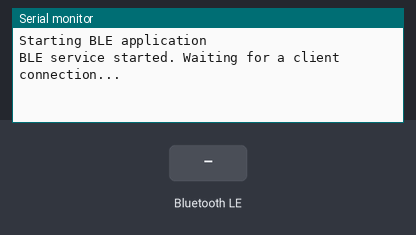
The program below on a simulated ESP32-S3. Parts: the last lines printed to the serial monitor. The inputs (shaded band) are chosen by the test bench. Random numbers use the default seed unless the program sets one; nothing arrives over Bluetooth unless stated; a phone connects over Bluetooth LE 3 s after start.

Above: at 1.2 s.
1.3 s: Bluetooth LE write "X" received
At 2.1 s:
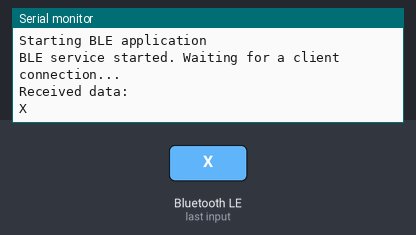
2.8 s: Bluetooth LE write "1" received
At 2.96 s:
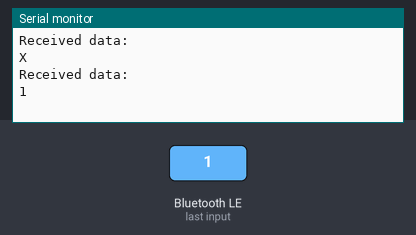
Timing chart, 0 to 5.8 s (numbered marks = the images above; inputs shaded):
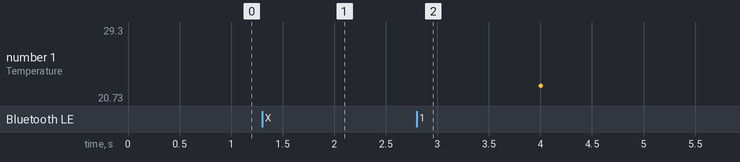

The program:

main.cpp
```cpp
#include <Arduino.h>
#include <BLEDevice.h>
#include <BLEServer.h>
#include <BLEUtils.h>
#include <BLE2902.h>

// Define UUIDs for the BLE service and characteristic
#define SERVICE_UUID        "4fafc201-1fb5-459e-8fcc-c5c9c331914b"
#define CHARACTERISTIC_UUID "beb5483e-36e1-4688-b7f5-ea07361b26a8"

// Create pointers for BLE objects
BLEServer* pServer = NULL;
BLECharacteristic* pCharacteristic = NULL;
bool deviceConnected = false;
bool oldDeviceConnected = false;

// Variables for sensor data (example)
float temperature = 0;
unsigned long previousMillis = 0;
const long interval = 2000;  // Update interval in milliseconds

// Callback class for handling server events
class MyServerCallbacks: public BLEServerCallbacks {
    void onConnect(BLEServer* pServer) {
      deviceConnected = true;
      Serial.println("Device connected");
    }

    void onDisconnect(BLEServer* pServer) {
      deviceConnected = false;
      Serial.println("Device disconnected");
    }
};

// Callback for handling characteristic events
class CharacteristicCallbacks: public BLECharacteristicCallbacks {
    void onWrite(BLECharacteristic *pCharacteristic) {
      std::string value = pCharacteristic->getValue();

      if (value.length() > 0) {
        Serial.println("Received data: ");
        for (int i = 0; i < value.length(); i++) {
          Serial.print(value[i]);
        }
        Serial.println();
      }
    }
};

void setup() {
  Serial.begin(9600);
  Serial.println("Starting BLE application");

  // Initialize BLE device
  BLEDevice::init("ESP32-S3 BLE Device");

  // Create the BLE Server
  pServer = BLEDevice::createServer();
  pServer->setCallbacks(new MyServerCallbacks());

  // Create the BLE Service
  BLEService *pService = pServer->createService(SERVICE_UUID);

  // Create a BLE Characteristic
  pCharacteristic = pService->createCharacteristic(
                      CHARACTERISTIC_UUID,
                      BLECharacteristic::PROPERTY_READ   |
                      BLECharacteristic::PROPERTY_WRITE  |
                      BLECharacteristic::PROPERTY_NOTIFY |
                      BLECharacteristic::PROPERTY_INDICATE
                    );

  // Add the descriptor for notifications
  pCharacteristic->addDescriptor(new BLE2902());

  // Set callback to handle write events
  pCharacteristic->setCallbacks(new CharacteristicCallbacks());

  // Start the service
  pService->start();

  // Start advertising
  BLEAdvertising *pAdvertising = BLEDevice::getAdvertising();
  pAdvertising->addServiceUUID(SERVICE_UUID);
  pAdvertising->setScanResponse(true);
  pAdvertising->setMinPreferred(0x06);  // helps with iPhone connections issue
  pAdvertising->setMinPreferred(0x12);
  BLEDevice::startAdvertising();

  Serial.println("BLE service started. Waiting for a client connection...");
}

void loop() {
  unsigned long currentMillis = millis();

  // Simulate sensor reading and update value periodically
  if (currentMillis - previousMillis >= interval) {
    previousMillis = currentMillis;

    // Simulate temperature change
    temperature = random(2000, 3000) / 100.0;

    // If a device is connected, update the characteristic value
    if (deviceConnected) {
      String tempStr = String(temperature, 2);
      pCharacteristic->setValue(tempStr.c_str());
      pCharacteristic->notify();
      Serial.print("Temperature: ");
      Serial.println(tempStr);
    }
  }

  // Handle connection events
  if (!deviceConnected && oldDeviceConnected) {
    delay(500); // Give the Bluetooth stack time to get ready
    pServer->startAdvertising(); // Restart advertising
    Serial.println("Started advertising again");
    oldDeviceConnected = deviceConnected;
  }

  // If we've connected to a device
  if (deviceConnected && !oldDeviceConnected) {
    oldDeviceConnected = deviceConnected;
  }

  delay(10); // Small delay for stability
}
```

p3-web.cpp
```cpp
#include <WiFi.h>
#include <WebServer.h>

// SSID & Password
const char* ssid = "Nautilus";
const char* password = "20000Leguas";

WebServer server(80);

// HTML, CSS y JavaScript para el juego 3 en raya
String HTML = "<!DOCTYPE html>\
<html>\
<head>\
    <meta charset='UTF-8'>\
    <meta name='viewport' content='width=device-width, initial-scale=1.0'>\
    <title>3 en Raya con ESP32</title>\
    <style>\
        body { font-family: Arial, sans-serif; text-align: center; }\
        .board { display: grid; grid-template-columns: repeat(3, 100px);\
                 grid-template-rows: repeat(3, 100px); gap: 5px; justify-content: center; margin: 20px auto; }\
        .cell { width: 100px; height: 100px; font-size: 36px; text-align: center;\
                vertical-align: middle; border: 2px solid black; cursor: pointer; }\
        .cell.taken { cursor: not-allowed; }\
    </style>\
</head>\
<body>\
    <h1>3 en Raya con ESP32</h1>\
    <div class='board' id='board'></div>\
    <p id='status'>Turno: X</p>\
    <button onclick='resetGame()'>Reiniciar</button>\
    <script>\
        let board = ['', '', '', '', '', '', '', '', ''];\
        let currentPlayer = 'X';\
        let gameActive = true;\
        const boardElement = document.getElementById('board');\
        const statusElement = document.getElementById('status');\
        function createBoard() {\
            boardElement.innerHTML = '';\
            board.forEach((cell, index) => {\
                let cellElement = document.createElement('div');\
                cellElement.classList.add('cell');\
                cellElement.textContent = cell;\
                cellElement.onclick = () => makeMove(index);\
                boardElement.appendChild(cellElement);\
            });\
        }\
        function makeMove(index) {\
            if (board[index] === '' && gameActive) {\
                board[index] = currentPlayer;\
                currentPlayer = currentPlayer === 'X' ? 'O' : 'X';\
                checkWinner();\
                createBoard();\
                statusElement.textContent = 'Turno: ' + currentPlayer;\
            }\
        }\
        function checkWinner() {\
            const winPatterns = [\
                [0,1,2], [3,4,5], [6,7,8], [0,3,6], [1,4,7], [2,5,8], [0,4,8], [2,4,6]\
            ];\
            winPatterns.forEach(pattern => {\
                let [a, b, c] = pattern;\
                if (board[a] && board[a] === board[b] && board[a] === board[c]) {\
                    gameActive = false;\
                    statusElement.textContent = 'Ganador: ' + board[a];\
                }\
            });\
            if (!board.includes('') && gameActive) {\
                gameActive = false;\
                statusElement.textContent = 'Empate!';\
            }\
        }\
        function resetGame() {\
            board = ['', '', '', '', '', '', '', '', ''];\
            currentPlayer = 'X';\
            gameActive = true;\
            statusElement.textContent = 'Turno: ' + currentPlayer;\
            createBoard();\
        }\
        createBoard();\
    </script>\
</body>\
</html>";

// Manejo de la raíz
void handle_root() {
    server.send(200, "text/html", HTML);
}

void setup() {
    Serial.begin(115200);
    WiFi.begin(ssid, password);
    while (WiFi.status() != WL_CONNECTED) {
        delay(1000);
        Serial.print(".");
    }
    Serial.println("\nWiFi conectado con IP: " + WiFi.localIP().toString());
    server.on("/", handle_root);
    server.begin();
    Serial.println("Servidor HTTP iniciado");
}

void loop() {
    server.handleClient();
}
```

Measured:
- after the input at 1.3 s, the serial monitor: prints a new line at once (image 1)
- after the input at 2.8 s, the serial monitor: prints a new line at once (image 2)
